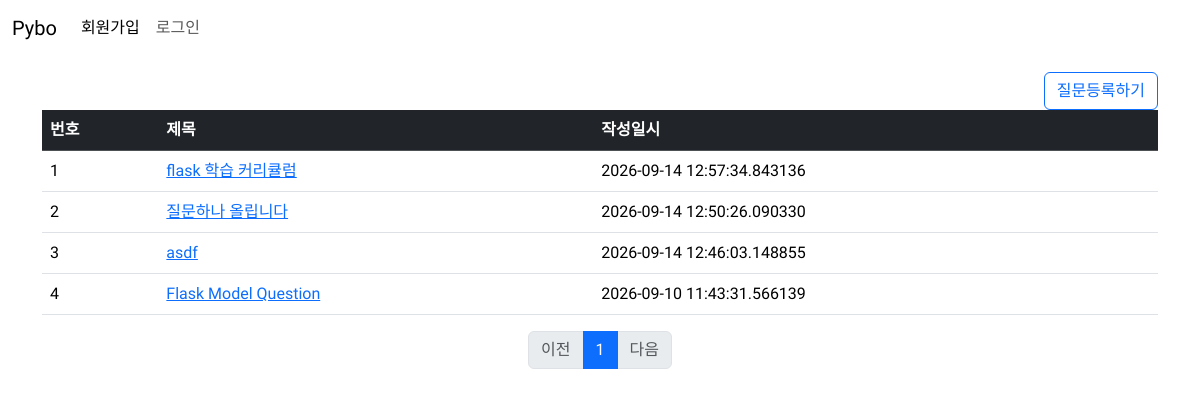
Page /question/list/ on the earlier database version.
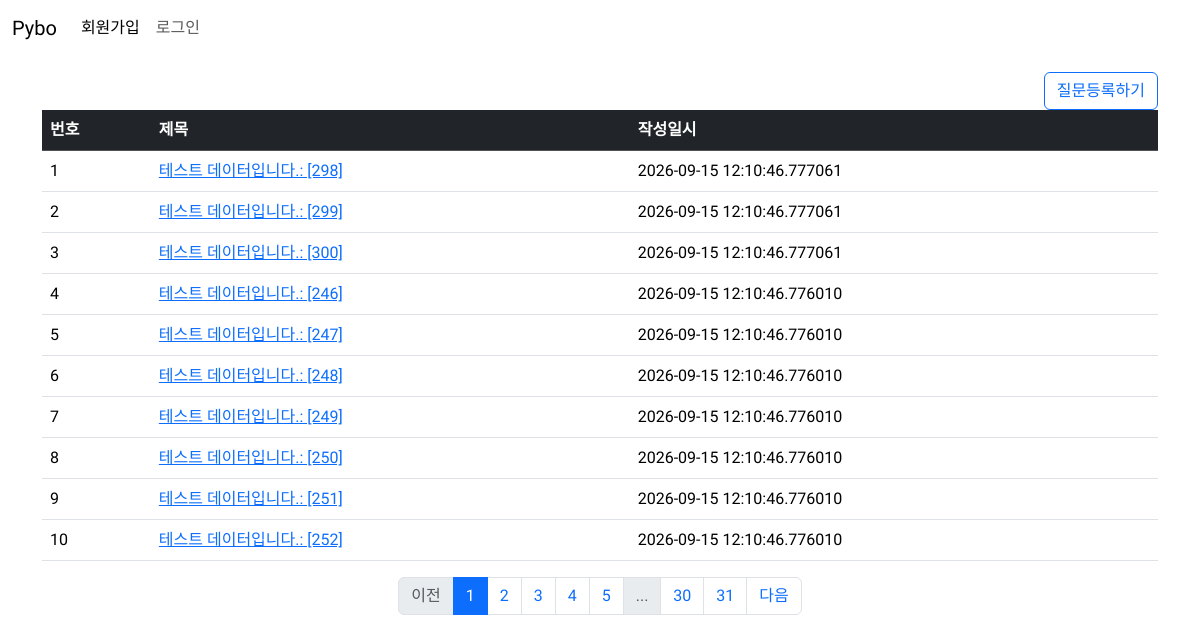
Same page on the later database version.
### pybo/models.py (models this page shows)
class Question(db.Model):
    id = db.Column(db.Integer, primary_key=True)
    subject = db.Column(db.String(200), nullable=False)
    content = db.Column(db.Text, nullable=False)
    create_date = db.Column(db.DateTime, nullable=False)

### pybo/views/question_views.py (the view)
@bp.route('/list/')
def _list():
    page = request.args.get('page', default=1, type=int) # url parameter ?page=1
    question_list = Question.query.order_by(Question.create_date.desc())
    question_list = question_list.paginate(page=page, per_page=10) # 한페이지에 보여야할 갯수
    return render_template('question/question_list.html', question_list=question_list)

### pybo/templates/question/question_list.html
{% extends 'base.html' %}
{% block content %}
<div class="container my-3">
    <div class="text-end">
        <a href="{{ url_for('question.create') }}" class="btn btn-outline-primary">질문등록하기</a>
    </div>
    <table class="table table-hover">
        <thead>
        <tr class="table-dark">
            <th>번호</th>
            <th>제목</th>
            <th>작성일시</th>
        </tr>
        </thead>
        <tbody>
        {% if question_list %}
        {% for question in question_list.items %}
        <tr>
            <td>{{ loop.index }}</td>
            <td>
                <a href="{{ url_for('question.detail', question_id=question.id) }}">{{ question.subject }}</a>
            </td>
            <td>{{ question.create_date }}</td>
        </tr>
        {% endfor %}
        {% else %}
        <tr>
            <td colspan="3">질문이 없습니다.</td>
        </tr>
        {% endif %}
        </tbody>
    </table>
    <nav aria-label="...">
      <ul class="pagination justify-content-center">
          {% if question_list.has_prev %}
        <li class="page-item">
            <a href="?page={{ question_list.prev_num }}" class="page-link">이전</a>
        </li>
          {% else  %}
          <li class="page-item disabled">
              <a href="javascript:void(0)" class="page-link" aria-disabled="true">이전</a>
          </li>
          {% endif %}
          {% for page_num in question_list.iter_pages() %}
            {% if page_num  %}
              {% if page_num != question_list.page %}
          <li class="page-item"><a class="page-link" href="?page={{ page_num }}">{{ page_num }}</a></li>
                {% else %}
          <li class="page-item active">
           <a class="page-link" href="javascript:void(0)" aria-current="page">{{ page_num }}</a>
          </li>
              {% endif %}
                {% else %}
        <li class="page-item disabled"><a class="page-link" href="javascript:void(0)">...</a></li>
            {% endif %}
          {% endfor %}
          {% if question_list.has_next %}
        <li class="page-item">
            <a href="?page={{ question_list.next_num }}" class="page-link">다음</a>
        </li>
          {% else %}
          <li class="page-item disabled">
              <a class="page-link" href="javascript:void(0)">다음</a>
          </li>
          {% endif %}
      </ul>
    </nav>
</div>
{% endblock %}

Differences in the rows shown:
no longer on this page (row unchanged): Question: subject "flask 학습 커리큘럼", create_date "2026-09-14 12:57:34.843136"
no longer on this page (row unchanged): Question: subject "질문하나 올립니다", create_date "2026-09-14 12:50:26.090330"
no longer on this page (row unchanged): Question: subject "asdf", create_date "2026-09-14 12:46:03.148855"
no longer on this page (row unchanged): Question: subject "Flask Model Question", create_date "2026-09-10 11:43:31.566139"
added Question: subject "테스트 데이터입니다.: [298]", create_date "2026-09-15 12:10:46.777061"
added Question: subject "테스트 데이터입니다.: [299]", create_date "2026-09-15 12:10:46.777061"
added Question: subject "테스트 데이터입니다.: [300]", create_date "2026-09-15 12:10:46.777061"
added Question: subject "테스트 데이터입니다.: [246]", create_date "2026-09-15 12:10:46.776010"
added Question: subject "테스트 데이터입니다.: [247]", create_date "2026-09-15 12:10:46.776010"
added Question: subject "테스트 데이터입니다.: [248]", create_date "2026-09-15 12:10:46.776010"
added Question: subject "테스트 데이터입니다.: [249]", create_date "2026-09-15 12:10:46.776010"
added Question: subject "테스트 데이터입니다.: [250]", create_date "2026-09-15 12:10:46.776010"
added Question: subject "테스트 데이터입니다.: [251]", create_date "2026-09-15 12:10:46.776010"
added Question: subject "테스트 데이터입니다.: [252]", create_date "2026-09-15 12:10:46.776010"
Other differences:
new list line: "2"
new list line: "3"
new list line: "4"
new list line: "5"
new list line: "30"
new list line: "31"
